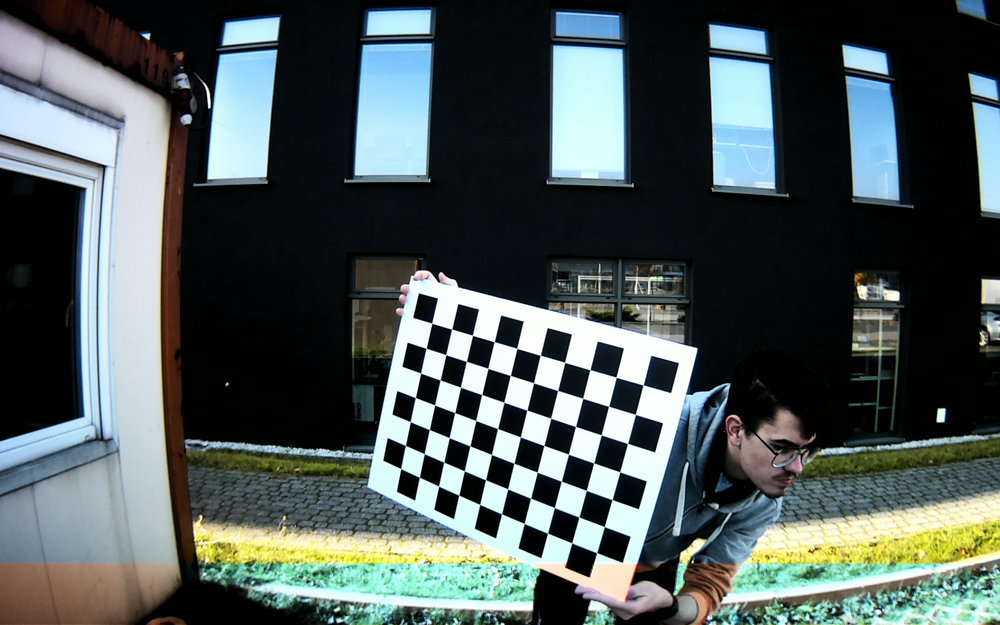
#> input picture kolos/kolokwium-zestaw/left/55.png, 1000 x 625 px, shrunk from 1920 x 1200 before the run, found by its file name
$ python functionDefs.py
#> lines starting #> are read from the running program, lines starting #| are printed output that depends on the picture
import cv2 as cv
import os
import numpy as np
import json
import time
import matplotlib.pyplot as plt
import glob

# [213 lines left out: functions calibrate_camera_stereo, calibrate_camera_mono, calculate_fov, not called in this run]

def baseline_calculate(T):
    baseline = np.round(np.linalg.norm(T) * 0.1, 2)  # Convert baseline to cm important on the test !!!!!!!
    return baseline

# [51 lines left out: functions distorsion_coefficients, rectification_camera_stereo, not called in this run]

def rectification_camera_mono(json_file, image_file, alpha):
#> called with alpha = 0.1
    img = cv.imread(image_file)
#> img is the input picture: shape (625, 1000, 3); mean B, G, R 88.5, 90, 78.2
    grayImg_left = cv.cvtColor(img, cv.COLOR_BGR2GRAY)
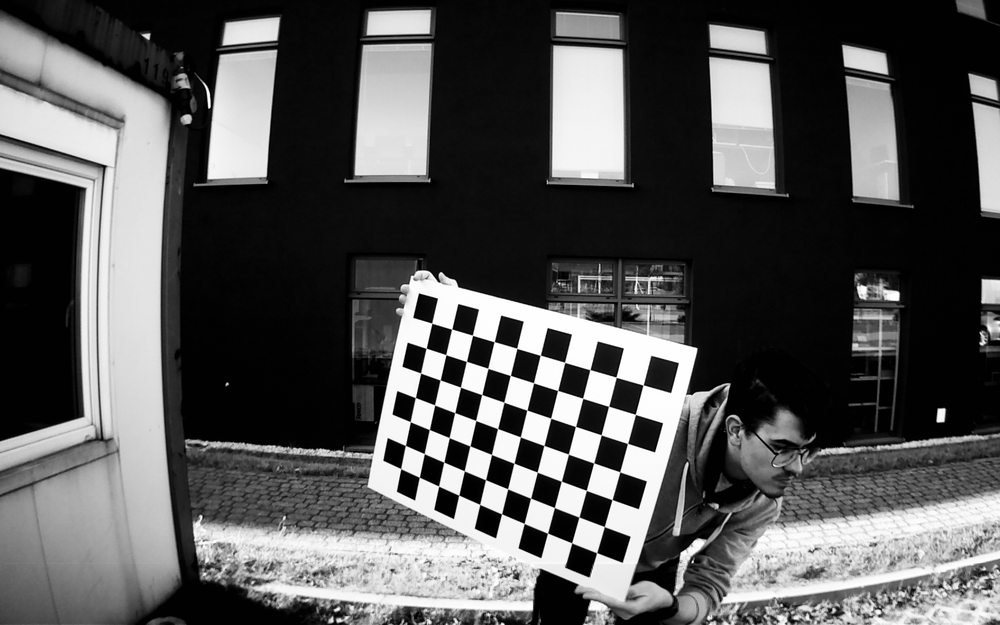
#> grayImg_left: shape (625, 1000); min 0, max 255, mean 86.3
#> (the run stopped early here; a loop or call above may not have finished)
